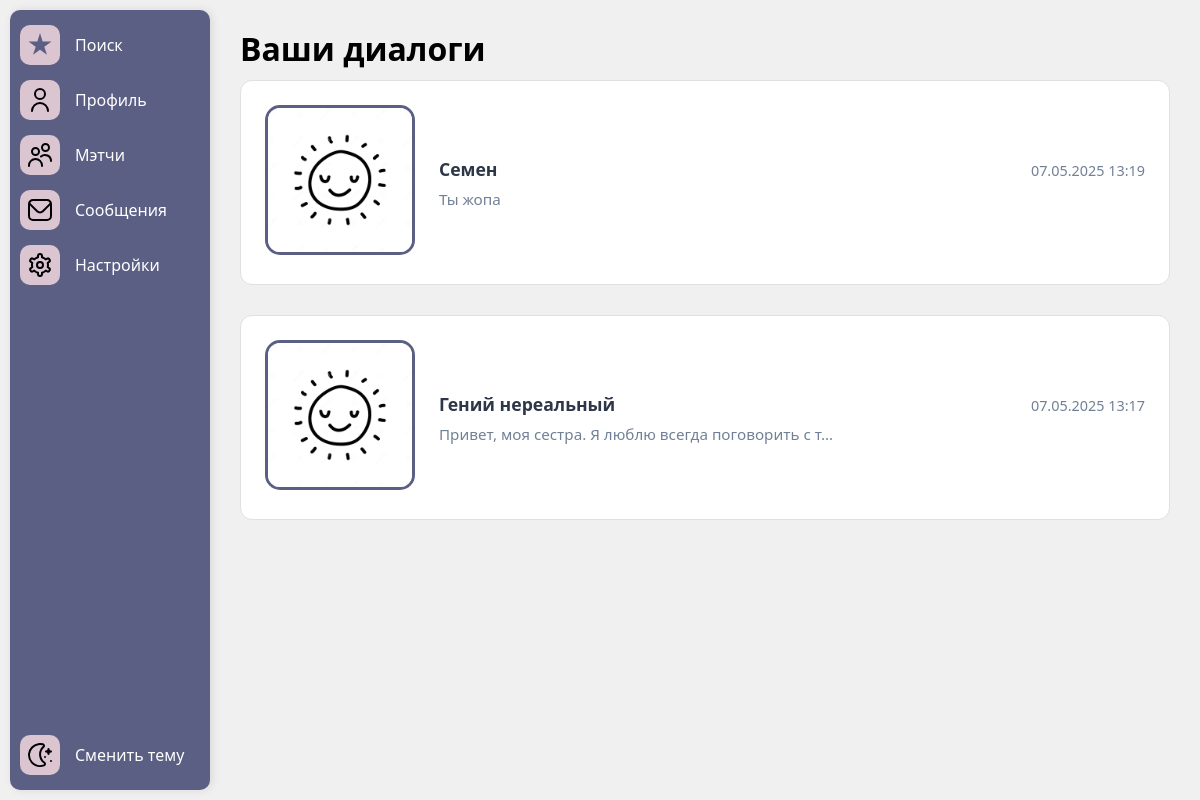
The page /messenger/ (signed in) on the database its author committed.
### authuser/models.py (models this page shows, shortened)
class User(AbstractBaseUser, PermissionsMixin): #Сам юзер
    full_name = models.CharField(max_length=100)
    email = models.EmailField(unique=True)
    is_active = models.BooleanField(default=True)
    is_staff = models.BooleanField(default=False)
    is_ai = models.BooleanField(default=False)
    objects = CustomUserManager()
    USERNAME_FIELD = 'email'
    REQUIRED_FIELDS = ['full_name']

class Profile(models.Model): #Профиль с основной инфой, отображающейся в профиле
    user = models.OneToOneField(User, on_delete=models.CASCADE, related_name='profile')
    avatar = models.ImageField(upload_to='avatars/', blank=True, null=True, default='avatars/default_avatar.jpg')
    gender = models.ForeignKey('Gender', on_delete=models.SET_NULL, blank=True, null=True)
    job = models.CharField(max_length=20, blank=True, null=True)
    birth_date = models.DateField(blank=True, null=True)
    bio = models.CharField(max_length=200, blank=True, null=True)
    city = models.ForeignKey('City', on_delete=models.SET_NULL, blank=True, null=True)
    interests = models.ManyToManyField('Interest', blank=True)
    height = models.PositiveIntegerField(blank=True, null=True)
    zodiac_sign = models.ForeignKey('Zodiac', on_delete=models.SET_NULL, blank=True, null=True)
    smoking = models.ForeignKey('Smoking', on_delete=models.SET_NULL, blank=True, null=True)
    alcohol = models.ForeignKey('Alcohol', on_delete=models.SET_NULL, blank=True, null=True)
    religion = models.ForeignKey('Religion', on_delete=models.SET_NULL, blank=True, null=True)
    education = models.ForeignKey('Education', on_delete=models.SET_NULL, blank=True, null=True)
    children = models.ForeignKey('Children', on_delete=models.SET_NULL, blank=True, null=True)
    language = models.ManyToManyField('Language', blank=True, null=True)
    relationship = models.ForeignKey('Relationship', on_delete=models.SET_NULL, blank=True, null=True)

### messenger/models.py (models this page shows)
class Message(models.Model): #Модель сообщения
    sender = models.ForeignKey(User, on_delete=models.CASCADE, related_name='sent_messages')
    receiver = models.ForeignKey(User, on_delete=models.CASCADE, related_name='received_messages')
    text = models.TextField()
    timestamp = models.DateTimeField(auto_now_add=True)
    is_read = models.BooleanField(default=False)
    class Meta:
        ordering = ['-timestamp']

### messenger/views.py (the view)
# urls.py: path('messenger/', messenger, name='messenger'),
def messenger(request): #Лист диалогов
    current_user = request.user
    sent_to_user_ids = Message.objects.filter(receiver=current_user).values_list('sender_id', flat=True) #айди пользователей, кто отправлял нам сообщение
    sent_by_user_ids = Message.objects.filter(sender=current_user).values_list('receiver_id', flat=True) #Кому мы
    interlocutor_ids = set(list(sent_by_user_ids) + list(sent_to_user_ids)) #Список уникальных айди пользователей
    try:
        ai_user = User.objects.get(id=11) #Обработка нейропользователя
        interlocutor_ids.add(ai_user.id) #Добавляем в собеседники
    except User.DoesNotExist:
        print("No ai")
    interlocutors = User.objects.filter(id__in=interlocutor_ids) #Уникальные собеседники
    dialogs_data = [] #Диалоги
    for interlocutor in interlocutors:
        last_message = Message.objects.filter( #Получаем последнее сообщение
            (Q(sender=current_user,
               receiver=interlocutor) |
             Q(sender=interlocutor, receiver=current_user))
        ).order_by('-timestamp').first()
        if last_message or (hasattr(interlocutor, 'is_ai') and interlocutor.is_ai):
            dialog_info = { #Собеседник + последнее сообщение
                'interlocutor': interlocutor,
                'last_message': last_message
            }
            if (hasattr(interlocutor, 'is_ai') and interlocutor.is_ai) and not last_message: #Если ии и нет сообщений
                dialog_info['last_message'] = type('obj', (object,), {
                    'text': "Начать диалог с нейросетью",
                    'timestamp': timezone.now()
                })()
            dialogs_data.append(dialog_info)
    dialogs_data.sort(key=lambda x: x['last_message'].timestamp, reverse=True) #Сортируем по времени
    context = {
        'dialogs': dialogs_data,
        'user': current_user,
    }
    return render(request, 'dialog_list.html', context)

### templates/dialog_list.html
{% extends 'base.html' %}
{% load static %}
{% block content %}
<link rel="stylesheet" href="{% static 'css/dialog_list_style.css' %}">
<ul class="dialog-list">
    <div>
        <h1 style="margin-top: -35px; margin-bottom: 10px; ">Ваши диалоги</h1>
    </div>
    {% for dialog in dialogs %}
    <li class="dialog-item">
        <a href="{% url 'messenger_detail' dialog.interlocutor.id %}">
            <div class="avatar-wrapper">
                <img class="avatar"
                     src="{{ dialog.interlocutor.profile.avatar.url }}"
                     alt="{{ dialog.interlocutor.full_name }}"
                     onclick="openPhotoPreview(this.src)">
            </div>
            <div class="dialog-content">
                <div class="dialog-header">
                    <span class="dialog-name">{{ dialog.interlocutor.full_name }}</span>
                    <span class="timestamp">{{ dialog.last_message.timestamp|date:"d.m.Y H:i" }}</span>
                </div>
                <p class="last-message">
                    {{ dialog.last_message.text|truncatechars:50 }}
                </p>
            </div>
        </a>
    </li>
    {% empty %}
    <li class="empty-state">У вас пока нет диалогов</li>
    {% endfor %}
</ul>
{% endblock %}

### static/css/sidebar_styles.css (style rules this page uses)
* { box-sizing: border-box; margin: 0; padding: 0; }
body { font-family: 'Segoe UI', sans-serif; background: #f0f0f0; transition: background 0.3s; }

### static/css/dialog_list_style.css (style rules this page uses)
.dialog-list { list-style: none; padding: 30px; width: 100%; margin: 2rem auto; }
.dialog-item { background: #ffffff; border-radius: 12px; margin-bottom: 30px; transition: transform 0.2s, box-shadow 0.2s; border: 1px solid #e0e0e0; }
.dialog-item a { display: flex; align-items: center; padding: 1.5rem; text-decoration: none; color: #2d3748; gap: 1.5rem; }
.avatar-wrapper { position: relative; flex-shrink: 0; }
.avatar { width: 150px; height: 150px; border-radius: 10%; object-fit: cover; border: 3px solid #5B5F84; transition: transform 0.2s; }
.dialog-content { flex: 1; min-width: 0; }
.dialog-header { display: flex; justify-content: space-between; align-items: baseline; gap: 1rem; margin-bottom: 0.5rem; }
.dialog-name { font-weight: 600; font-size: 1.1rem; color: #2d3748; white-space: nowrap; overflow: hidden; text-overflow: ellipsis; }
.timestamp { font-size: 0.9rem; color: #718096; flex-shrink: 0; }
.last-message { color: #718096; font-size: 0.95rem; display: -webkit-box; -webkit-line-clamp: 2; -webkit-box-orient: vertical; overflow: hidden; }

### rows shown on the page
User: interlocutor.profile.avatar (placeholder picture), interlocutor.full_name "Семен", last_message.timestamp "07.05.2025 13:19", last_message.text "Ты жопа"
User: interlocutor.profile.avatar (placeholder picture), interlocutor.full_name "Гений нереальный", last_message.timestamp "07.05.2025 13:17", last_message.text "Привет, моя сестра. Я люблю всегда поговорить с т…"
